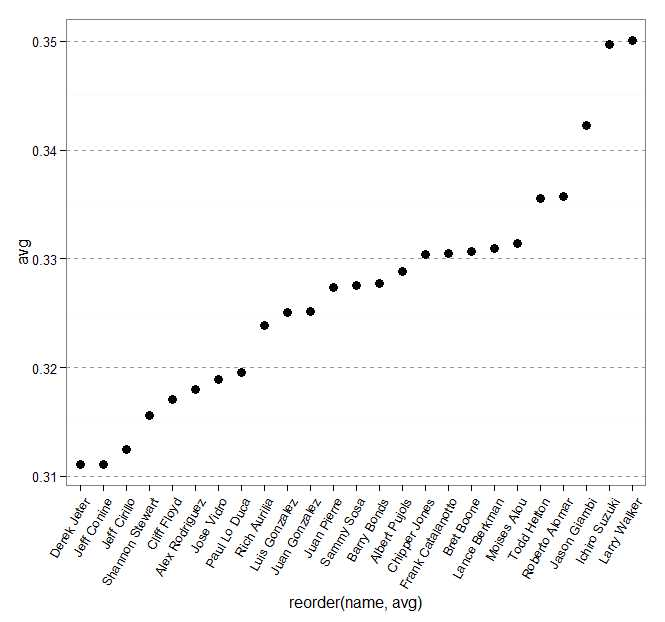

The R source for this figure:
library(ggplot2)
library(gcookbook)
tophit<-tophitters2001[1:25,]
ggplot(tophit,aes(x=reorder(name,avg),y=avg))+
geom_point(size=3)+
theme_bw()+
theme(axis.text.x=element_text(angle=60,hjust=1),
	panel.grid.major.x=element_blank(),
	panel.grid.minor.x=element_blank(),
	panel.grid.major.y=element_line(colour="grey60",linetype="dashed"))
